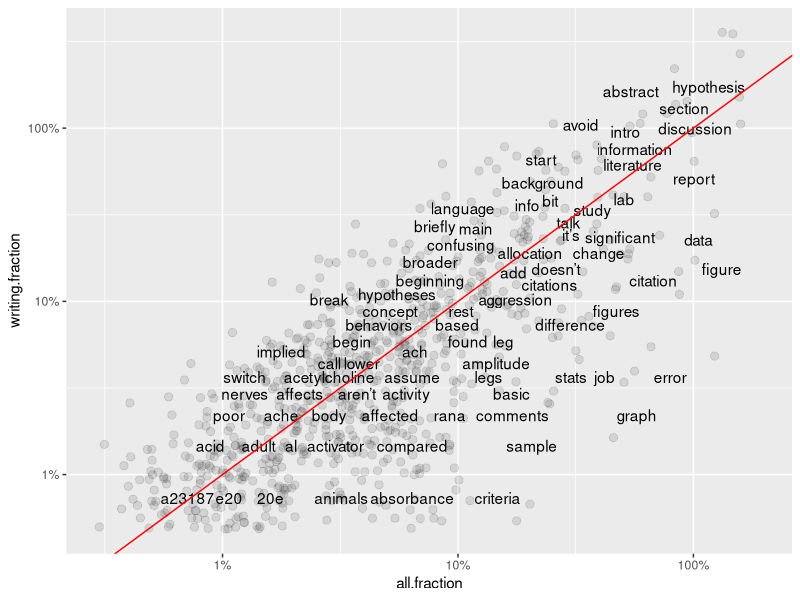
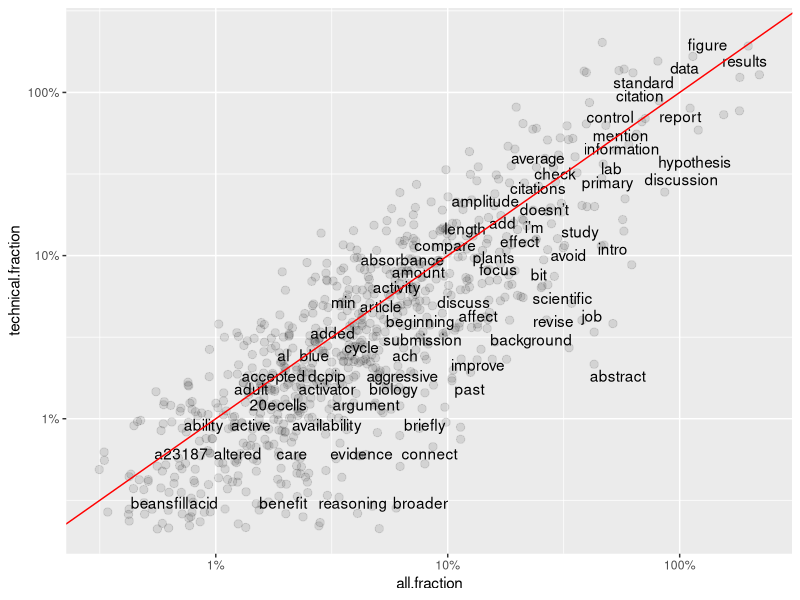
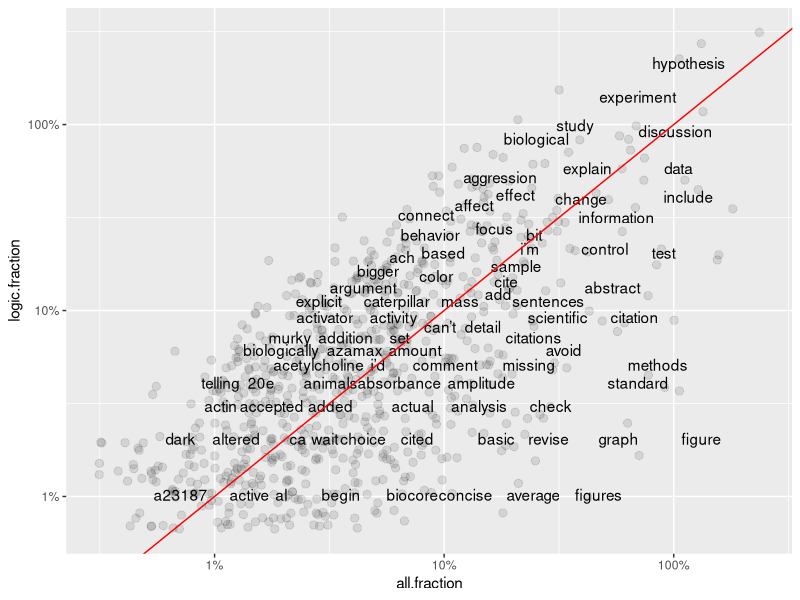
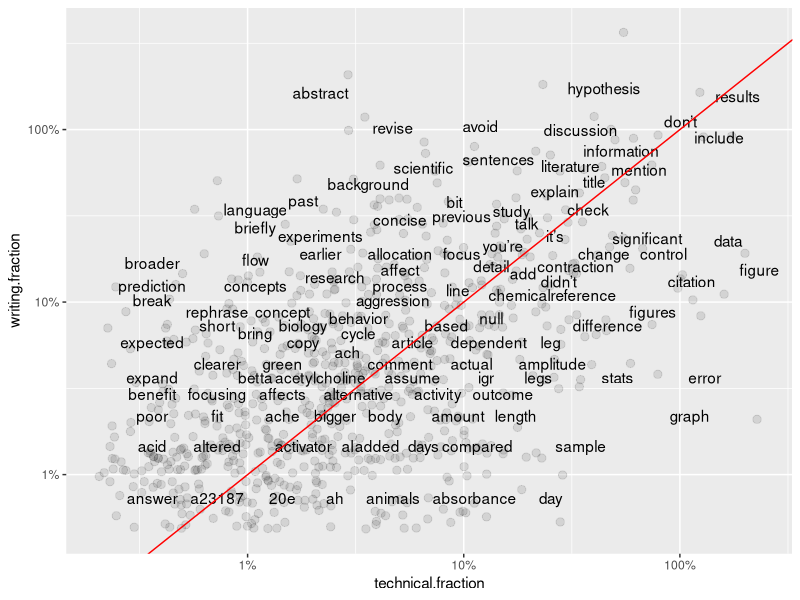
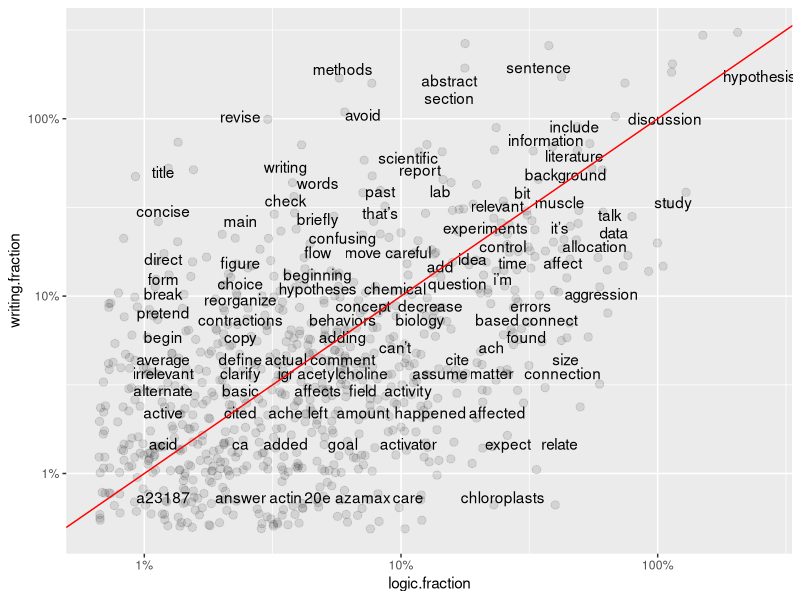
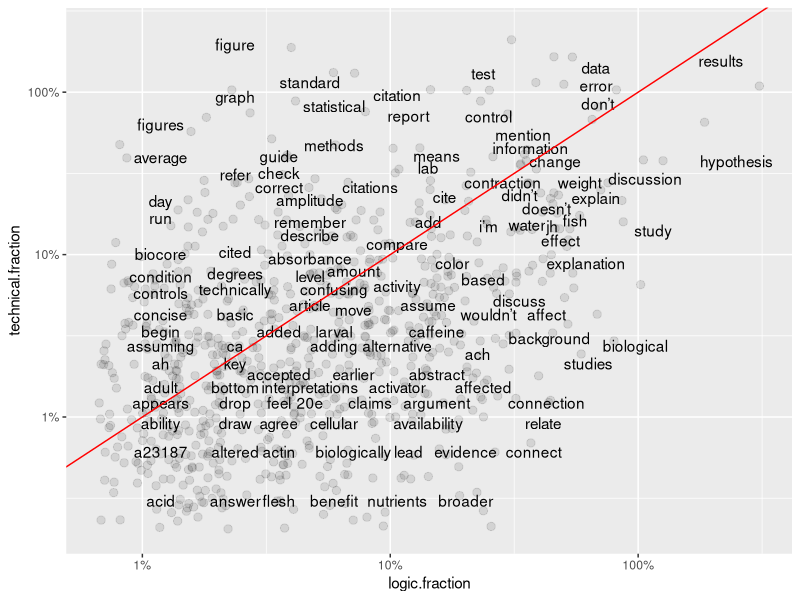
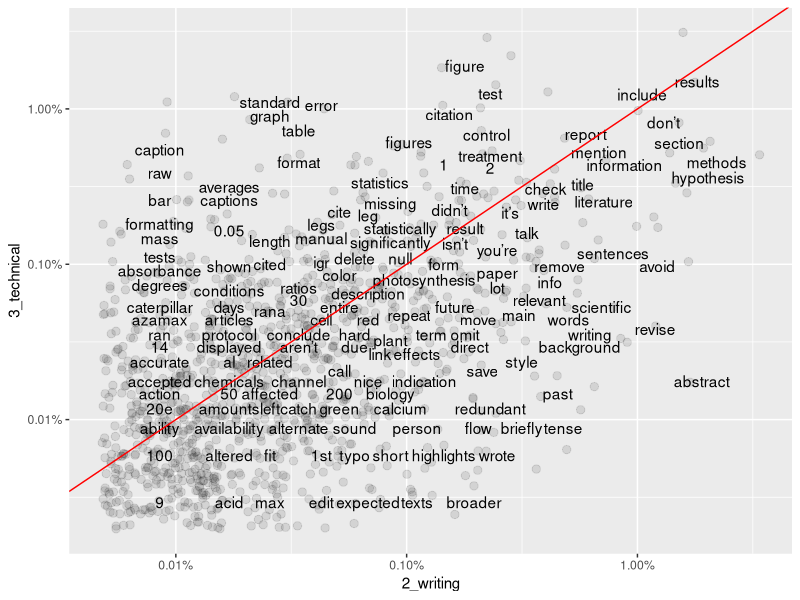
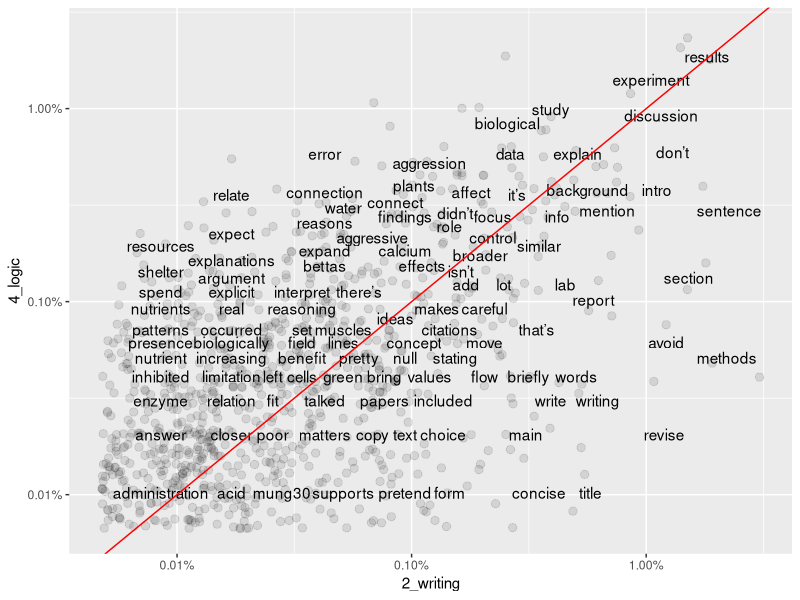

Generate these figures, in order, with R:
## ---- chunk 1

## ---- chunk 2
# Call in tidyverse, other required libraries.
library(tidyverse)
library(tidytext)
library(dplyr)
library(tidyr)
library(ggplot2)
library(scales)

#Read in CSV as a starting dataframe named "base_data". 
base_data <- read_csv(file='data/coded_full_comments_dataset_Spring18anonVERB.csv')
## ---- chunk 3
#Tokenize phrases, remove the stop words listed in R's standard reference file.
base_data_tokenized <- base_data %>% 
  unnest_tokens(word,ta.comment)

#Stopwords removal.  
sortedwords.comments.all <- base_data_tokenized %>%
  filter(!word %in% stop_words$word,
         !word %in% str_remove_all(stop_words$word, "'"),
         str_detect(word, "[a-z]")) %>%
  count(word, word, sort = TRUE) %>%
  ungroup()

#Calculate total # of words
total_words.all <- sortedwords.comments.all %>% 
  summarize(total = sum(n))

#Calculate then append fractional word frequencies.
sortedwords.comments.all.fraction <- sortedwords.comments.all %>% as_tibble() %>% mutate(
  all.fraction = (n*100)/total_words.all$total
  )

#Select SUBSETs of tokenized data based on code.subject: 
base_data_tokenized.basic <- subset(base_data_tokenized, code.subject == "1_basic", select = (1:28))
base_data_tokenized.writing <- subset(base_data_tokenized, code.subject == "2_writing", select = (1:28))
base_data_tokenized.technical <- subset(base_data_tokenized, code.subject == "3_technical", select = (1:28))
base_data_tokenized.logic <- subset(base_data_tokenized, code.subject == "4_logic", select = (1:28))


#For each subset, filter stopwords, count words and total, then calculate frequencies.
sortedwords.basic <- base_data_tokenized.basic %>%
  filter(!word %in% stop_words$word,
         !word %in% str_remove_all(stop_words$word, "'"),
         str_detect(word, "[a-z]")) %>%
  count(word, word, sort = TRUE) %>%
  ungroup()

#Calculate the number of words in total in the subset
total_words.basic <- sortedwords.basic %>% 
  summarize(total = sum(n))

#Mutate table to calculate then append fractional word frequency in the text.
sortedwords.basic.fraction <- sortedwords.basic %>% as_tibble() %>% mutate(
  basic.fraction = (n*100)/total_words.basic$total
)
#Repeats for subset 2
sortedwords.writing <- base_data_tokenized.writing %>%
  filter(!word %in% stop_words$word,
         !word %in% str_remove_all(stop_words$word, "'"),
         str_detect(word, "[a-z]")) %>%
  count(word, word, sort = TRUE) %>%
  ungroup()

total_words.writing <- sortedwords.writing %>% 
  summarize(total = sum(n))

sortedwords.writing.fraction <- sortedwords.writing %>% as_tibble() %>% mutate(
  writing.fraction = (n*100)/total_words.writing$total
)

#Repeats for subset 3
sortedwords.technical <- base_data_tokenized.technical %>%
  filter(!word %in% stop_words$word,
         !word %in% str_remove_all(stop_words$word, "'"),
         str_detect(word, "[a-z]")) %>%
  count(word, word, sort = TRUE) %>%
  ungroup()

total_words.technical <- sortedwords.technical %>% 
  summarize(total = sum(n))

sortedwords.technical.fraction <- sortedwords.technical %>% as_tibble() %>% mutate(
  technical.fraction = (n*100)/total_words.technical$total
)

#Repeats for subset 4
sortedwords.logic <- base_data_tokenized.logic %>%
  filter(!word %in% stop_words$word,
         !word %in% str_remove_all(stop_words$word, "'"),
         str_detect(word, "[a-z]")) %>%
  count(word, word, sort = TRUE) %>%
  ungroup()

total_words.logic <- sortedwords.logic %>% 
  summarize(total = sum(n))

sortedwords.logic.fraction <- sortedwords.logic %>% as_tibble() %>% mutate(
  logic.fraction = (n*100)/total_words.logic$total
)
## ---- chunk 4
total <- merge(sortedwords.comments.all.fraction,sortedwords.technical.fraction,by="word") 
total2 <- merge(total,sortedwords.writing.fraction,by="word")
total3 <- merge(total2,sortedwords.logic.fraction,by="word")
#rename lines that were possibly confusing
names(total3)[2] <- "all.count"
names(total3)[4] <- "technical.count"
names(total3)[6] <- "writing.count"
names(total3)[8] <- "logic.count"

#Mutate table to calculate then append fractional word frequency in the text.
total4 <- total3 %>% as_tibble() %>% mutate(
  writing.wt = (writing.count *100)/all.count
)

total5 <- total4 %>% as_tibble() %>% mutate(
  technical.wt = (technical.count *100)/all.count
)

total6 <- total5 %>% as_tibble() %>% mutate(
  logic.wt = (logic.count *100)/all.count
)

#Plot graphs
ggplot(total6, aes(`all.fraction`,`writing.fraction`)) +
  geom_jitter(alpha = 0.1, size = 2.5, width = 0.25, height = 0.25) +
  geom_text(aes(label = word), check_overlap = TRUE, vjust = 1.5) +
  scale_x_log10(labels = percent_format()) +
  scale_y_log10(labels = percent_format()) +
  geom_abline(color = "red")

ggplot(total6, aes(`all.fraction`,`technical.fraction`)) +
  geom_jitter(alpha = 0.1, size = 2.5, width = 0.25, height = 0.25) +
  geom_text(aes(label = word), check_overlap = TRUE, vjust = 1.5) +
  scale_x_log10(labels = percent_format()) +
  scale_y_log10(labels = percent_format()) +
  geom_abline(color = "red")

ggplot(total6, aes(`all.fraction`,`logic.fraction`)) +
  geom_jitter(alpha = 0.1, size = 2.5, width = 0.25, height = 0.25) +
  geom_text(aes(label = word), check_overlap = TRUE, vjust = 1.5) +
  scale_x_log10(labels = percent_format()) +
  scale_y_log10(labels = percent_format()) +
  geom_abline(color = "red")

ggplot(total6, aes(`technical.fraction`,`writing.fraction`)) +
  geom_jitter(alpha = 0.1, size = 2.5, width = 0.25, height = 0.25) +
  geom_text(aes(label = word), check_overlap = TRUE, vjust = 1.5) +
  scale_x_log10(labels = percent_format()) +
  scale_y_log10(labels = percent_format()) +
  geom_abline(color = "red")

ggplot(total6, aes(`logic.fraction`,`writing.fraction`)) +
  geom_jitter(alpha = 0.1, size = 2.5, width = 0.25, height = 0.25) +
  geom_text(aes(label = word), check_overlap = TRUE, vjust = 1.5) +
  scale_x_log10(labels = percent_format()) +
  scale_y_log10(labels = percent_format()) +
  geom_abline(color = "red")

ggplot(total6, aes(`logic.fraction`,`technical.fraction`)) +
  geom_jitter(alpha = 0.1, size = 2.5, width = 0.25, height = 0.25) +
  geom_text(aes(label = word), check_overlap = TRUE, vjust = 1.5) +
  scale_x_log10(labels = percent_format()) +
  scale_y_log10(labels = percent_format()) +
  geom_abline(color = "red")
## ---- chunk 5
# Isolate table rows to compare. Then reduce larger dataframe to only 2 required columns of data.
frequency_writing <- filter(base_data, code.subject=="2_writing"|code.subject=="3_technical"|code.subject=="4_logic")
frequency_writing.subcolumns <- frequency_writing %>% select(1, 22:23)

# Tokenize phrases, remove stop words listed in standard reference file.
base_data_tokenized <- frequency_writing.subcolumns %>% 
  unnest_tokens(word,ta.comment) %>% 
  anti_join(stop_words)

#At this point the dataframe should have "Unique.Record" in column 1, "code.subject" in column 2, and the unnested "word" in column 3. All columns are class = "character". Stop words listed in the "stop_words" R reference data file have been removed.

#Block below re-organizes the data for comparisons. This pattern sets "2_writing" as the first dataset, then all other data in remaining columns.
#Groups by code.subject, calculated proportional frequency in each group.
#Final step creates 4 columns: word, 2_writing, code.subject, proportion
#Stats need this format to be able to compare 2_writing against other values.
base_data_tokenized_sorted2 <- base_data_tokenized %>% 
  group_by(code.subject) %>%
  count(code.subject, word, sort=TRUE) %>% 
  mutate(proportion = n / sum(n)) %>% 
  select(-n) %>% 
  spread(code.subject, proportion) %>% 
  gather(code.subject, proportion, `3_technical`:`4_logic`)

#The dataframe called "base_data_tokenized_sorted2" is the final 4-column dataframe for statistical analysis. Individual words are in column 1, "2_writing" frequency is in Column 2, "code.subject" is in column 3, and "proportion" is in column 4. Columns 1 and 3 are class = "character", 2 and 4 are numeric ranges. 

#This structure is needed in order to compare word (in Column 1) frequencies for 2. Writing Quality (Column 2) as Y values against the frequencies of those same words (in Column 4) as X axes. WHICH subset of X values to use is coded in Column 3.

#Pearson correlation between frequency of words in 2_writing versus 3_technical and 2_writing versus 4_logic sub-categories.
cor.test(data = base_data_tokenized_sorted2[base_data_tokenized_sorted2$code.subject == "3_technical",], 
         ~ proportion + `2_writing`)

cor.test(data = base_data_tokenized_sorted2[base_data_tokenized_sorted2$code.subject == "4_logic",], 
         ~ proportion + `2_writing`)

coroutput23 <-cor.test(data = base_data_tokenized_sorted2[base_data_tokenized_sorted2$code.subject == "3_technical",], 
         ~ proportion + `2_writing`)
coroutput24 <-cor.test(data = base_data_tokenized_sorted2[base_data_tokenized_sorted2$code.subject == "4_logic",], 
         ~ proportion + `2_writing`)

#Comparing sub-groups 3_technical and 4_logic requires recreating the dataframe in a slightly different format that excludes the data rows for 2_writing.

# Isolate table rows to compare. Then reduce larger dataframe to only 2 required columns of data.
frequency_writing3 <- filter(base_data, code.subject=="3_technical"|code.subject=="4_logic")
frequency_writing.subcolumns3 <- frequency_writing3 %>% select(1, 22:23)

# Tokenize phrases, remove stop words listed in standard reference file.
base_data_tokenized3 <- frequency_writing.subcolumns3 %>% 
  unnest_tokens(word,ta.comment) %>% 
  anti_join(stop_words)

#At this point the dataframe should have "Unique.Record" in column 1, "code.subject" in column 2, and the unnested "word" in column 3. All columns are class = "character". Stop words listed in the "stop_words" R reference data file have been removed.

#Block below re-organizes the data for comparisons. This pattern sets "3_technical" as the first dataset, then all other data in remaining columns.
#Groups by code.subject, calculated proportional frequency in each group.
#Final step creates 4 columns: word, 3_technical, code.subject, proportion
#Stats need this format to be able to compare 3_technical against other values.
base_data_tokenized_sorted3 <- base_data_tokenized3 %>% 
  group_by(code.subject) %>%
  count(code.subject, word, sort=TRUE) %>% 
  mutate(proportion = n / sum(n)) %>% 
  select(-n) %>% 
  spread(code.subject, proportion) %>% 
  gather(code.subject, proportion,`4_logic`)

#The dataframe called "base_data_tokenized_sorted3" is the final 4-column dataframe for statistical analysis. Individual words are in column 1, "3_technical" frequency is in Column 2, "code.subject" is in column 3, and "proportion" is in column 4. Columns 1 and 3 are class = "character", 2 and 4 are numeric ranges. 

#This structure is needed in order to compare word (in Column 1) frequencies for 3_technical (Column 2) as Y values against the frequencies of those same words (in Column 4) as X axes. WHICH subset of X values to use is coded in Column 3.

#Pearson correlation** between the frequency of words in 3_technical versus 4_logic sub-categories.
coroutput34 <-cor.test(data = base_data_tokenized_sorted3[base_data_tokenized_sorted3$code.subject == "4_logic",], 
         ~ proportion + `3_technical`)

broom::tidy(coroutput23)
broom::tidy(coroutput24)
broom::tidy(coroutput34)
## ---- chunk 6
#Create groups by code.subject, calculates proportional frequency in each group.
#Final step creates 5 columns: code.subject, n, word, total, frequency.
base_data_tokenized_sorted2 <- base_data_tokenized %>% 
  group_by(code.subject) %>%
  count(code.subject, word, sort=TRUE) %>% 
  left_join(base_data_tokenized %>% 
  group_by(code.subject) %>% 
  summarise(total = n())) %>%
  mutate(freq = n/total)

base_data_tokenized_sorted2v3 <- base_data_tokenized_sorted2 %>% 
  select(code.subject, word, freq) %>% 
  spread(code.subject, freq) %>%
  arrange(`2_writing`,`3_technical`)

ggplot(base_data_tokenized_sorted2v3, aes(`2_writing`,`3_technical`)) +
  geom_jitter(alpha = 0.1, size = 2.5, width = 0.25, height = 0.25) +
  geom_text(aes(label = word), check_overlap = TRUE, vjust = 1.5) +
  scale_x_log10(labels = percent_format()) +
  scale_y_log10(labels = percent_format()) +
  geom_abline(color = "red")
  #ggsave("Freqplot_3vs2.png", width = 10, height = 6)

#Comparing 2 vs. 4.
base_data_tokenized_sorted2v4 <- base_data_tokenized_sorted2 %>% 
  select(code.subject, word, freq) %>% 
  spread(code.subject, freq) %>%
  arrange(`2_writing`,`4_logic`)

ggplot(base_data_tokenized_sorted2v3, aes(`2_writing`,`4_logic`)) +
  geom_jitter(alpha = 0.1, size = 2.5, width = 0.25, height = 0.25) +
  geom_text(aes(label = word), check_overlap = TRUE, vjust = 1.5) +
  scale_x_log10(labels = percent_format()) +
  scale_y_log10(labels = percent_format()) +
  geom_abline(color = "red")
  #ggsave("Freqplot_4vs2.png", width = 10, height = 6)

#Create groups by code.subject, calculates proportional frequency in each group.
#Final step creates 5 columns: code.subject, n, word, total, frequency.
base_data_tokenized_sorted3 <- base_data_tokenized %>% 
  group_by(code.subject) %>%
  count(code.subject, word, sort=TRUE) %>% 
  left_join(base_data_tokenized %>% 
  group_by(code.subject) %>% 
  summarise(total = n())) %>%
  mutate(freq = n/total)

#Set up comparison for 3 vs. 4.
base_data_tokenized_sorted3v4 <- base_data_tokenized_sorted3 %>% 
  select(code.subject, word, freq) %>% 
  spread(code.subject, freq) %>%
  arrange(`2_writing`,`4_logic`)

ggplot(base_data_tokenized_sorted3v4, aes(`3_technical`,`4_logic`)) +
  geom_jitter(alpha = 0.1, size = 2.5, width = 0.25, height = 0.25) +
  geom_text(aes(label = word), check_overlap = TRUE, vjust = 1.5) +
  scale_x_log10(labels = percent_format()) +
  scale_y_log10(labels = percent_format()) +
  geom_abline(color = "red")
  #ggsave("Freqplot_4vs3.png", width = 10, height = 6)
## ---- chunk 7
word_ratios2v3 <- base_data_tokenized %>%
  count(word, code.subject) %>%
  group_by(word) %>%
  filter(sum(n) >= 10) %>%
  ungroup() %>%
  spread(code.subject, n, fill = 0) %>%
  mutate_if(is.numeric, funs((. + 1) / (sum(.) + 1))) %>%
  mutate(logratio = log(`2_writing`/`3_technical`)) %>%
  arrange(desc(logratio))

word_ratios3v4 <- base_data_tokenized %>%
  count(word, code.subject) %>%
  group_by(word) %>%
  filter(sum(n) >= 10) %>%
  ungroup() %>%
  spread(code.subject, n, fill = 0) %>%
  mutate_if(is.numeric, funs((. + 1) / (sum(.) + 1))) %>%
  mutate(logratio = log(`3_technical`/`4_logic`)) %>%
  arrange(desc(logratio))

word_ratios2v4 <- base_data_tokenized %>%
  count(word, code.subject) %>%
  group_by(word) %>%
  filter(sum(n) >= 10) %>%
  ungroup() %>%
  spread(code.subject, n, fill = 0) %>%
  mutate_if(is.numeric, funs((. + 1) / (sum(.) + 1))) %>%
  mutate(logratio = log(`2_writing`/`4_logic`)) %>%
  arrange(desc(logratio))

word_ratios2v3 %>% 
  arrange(abs(logratio))
word_ratios3v4 %>% 
  arrange(abs(logratio))
word_ratios2v4 %>% 
  arrange(abs(logratio))
## ---- chunk 8
word_ratios2v3 %>%
  group_by(logratio < 0) %>%
  top_n(25, abs(logratio)) %>%
  ungroup() %>%
  mutate(word = reorder(word, logratio)) %>%
  ggplot(aes(word, logratio, fill = logratio < 0)) +
  geom_col(show.legend = FALSE) +
  coord_flip() +
  ylab("log odds ratio (Writing-top/Technical-bottom)") +
  scale_fill_discrete(name = "", labels = c("2_writing", "3_technical"))
  #ggsave("Logplot_2vs3.png", width = 6, height = 10)

word_ratios3v4 %>%
  group_by(logratio < 0) %>%
  top_n(25, abs(logratio)) %>%
  ungroup() %>%
  mutate(word = reorder(word, logratio)) %>%
  ggplot(aes(word, logratio, fill = logratio < 0)) +
  geom_col(show.legend = FALSE) +
  coord_flip() +
  ylab("log odds ratio (Technical-top/Logic-bottom)") +
  scale_fill_discrete(name = "", labels = c("3_technical","4_logic"))
  #ggsave("Logplot_3vs4.png", width = 6, height = 10)

word_ratios2v4 %>%
  group_by(logratio < 0) %>%
  top_n(25, abs(logratio)) %>%
  ungroup() %>%
  mutate(word = reorder(word, logratio)) %>%
  ggplot(aes(word, logratio, fill = logratio < 0)) +
  geom_col(show.legend = FALSE) +
  coord_flip() +
  ylab("log odds ratio (Writing-top/Logic-bottom)") +
  scale_fill_discrete(name = "", labels = c("2_writing", "4_logic"))
  #ggsave("Logplot_2vs4.png", width = 6, height = 10)


## ---- chunk 9
# Call in tidyverse, other required libraries.
library(tidyverse)
library(tidytext)
library(dplyr)
library(tidyr)
library(ggplot2)
library(scales)

#Read in CSV as a starting dataframe named "base_data". 
base_data <- read_csv(file='data/coded_full_comments_dataset_Spring18anonVERB.csv')
## ---- chunk 10
#Tokenize phrases as N-grams.

base_data_tokenized2n <- base_data %>% 
  unnest_tokens(ngram, ta.comment, token="ngrams", n=2)

sortedwords.comments.all2n <- base_data_tokenized2n %>%
  count(ngram, sort = TRUE) %>%
  ungroup()

total_words.all2n <- sortedwords.comments.all2n %>% 
  summarize(total = sum(n))

sortedwords.comments.all.fraction2n <- sortedwords.comments.all2n %>% as_tibble() %>% mutate(
  all.fraction = (n*100)/total_words.all2n$total
  )

#Select SUBSETs of tokenized data based on code.subject: 
base_data_tokenized.basic2n <- subset(base_data_tokenized2n, code.subject == "1_basic", select = (1:28))
base_data_tokenized.writing2n <- subset(base_data_tokenized2n, code.subject == "2_writing", select = (1:28))
base_data_tokenized.technical2n <- subset(base_data_tokenized2n, code.subject == "3_technical", select = (1:28))
base_data_tokenized.logic2n <- subset(base_data_tokenized2n, code.subject == "4_logic", select = (1:28))


#For each subset, filter stopwords, count words and total, then calculate frequencies.
sortedwords.basic2n <- base_data_tokenized.basic2n %>%
  count(ngram, sort = TRUE) %>%
  ungroup()

#Calculate the number of words in total in the subset
total_words.basic2n <- sortedwords.basic2n %>% 
  summarize(total = sum(n))

#Mutate table to calculate then append fractional word frequency in the text.
sortedwords.basic.fraction2n <- sortedwords.basic2n %>% as_tibble() %>% mutate(
  basic.fraction2n = (n*100)/total_words.basic2n$total
)

#Repeats for subset 2
#For each subset, filter stopwords, count words and total, then calculate frequencies.
sortedwords.writing2n <- base_data_tokenized.writing2n %>%
  count(ngram, sort = TRUE) %>%
  ungroup()

#Calculate the number of words in total in the subset
total_words.writing2n <- sortedwords.writing2n %>% 
  summarize(total = sum(n))

#Mutate table to calculate then append fractional word frequency in the text.
sortedwords.writing.fraction2n <- sortedwords.writing2n %>% as_tibble() %>% mutate(
  writing.fraction2n = (n*100)/total_words.writing2n$total
)

#Repeats for subset 3
#For each subset, filter stopwords, count words and total, then calculate frequencies.
sortedwords.technical2n <- base_data_tokenized.technical2n %>%
  count(ngram, sort = TRUE) %>%
  ungroup()

#Calculate the number of words in total in the subset
total_words.technical2n <- sortedwords.technical2n %>% 
  summarize(total = sum(n))

#Mutate table to calculate then append fractional word frequency in the text.
sortedwords.technical.fraction2n <- sortedwords.technical2n %>% as_tibble() %>% mutate(
  technical.fraction2n = (n*100)/total_words.technical2n$total
)

#Repeats for subset 4
#For each subset, filter stopwords, count words and total, then calculate frequencies.
sortedwords.logic2n <- base_data_tokenized.logic2n %>%
  count(ngram, sort = TRUE) %>%
  ungroup()

#Calculate the number of words in total in the subset
total_words.logic2n <- sortedwords.logic2n %>% 
  summarize(total = sum(n))

#Mutate table to calculate then append fractional word frequency in the text.
sortedwords.logic.fraction2n <- sortedwords.logic2n %>% as_tibble() %>% mutate(
  logic.fraction2n = (n*100)/total_words.logic2n$total
)
